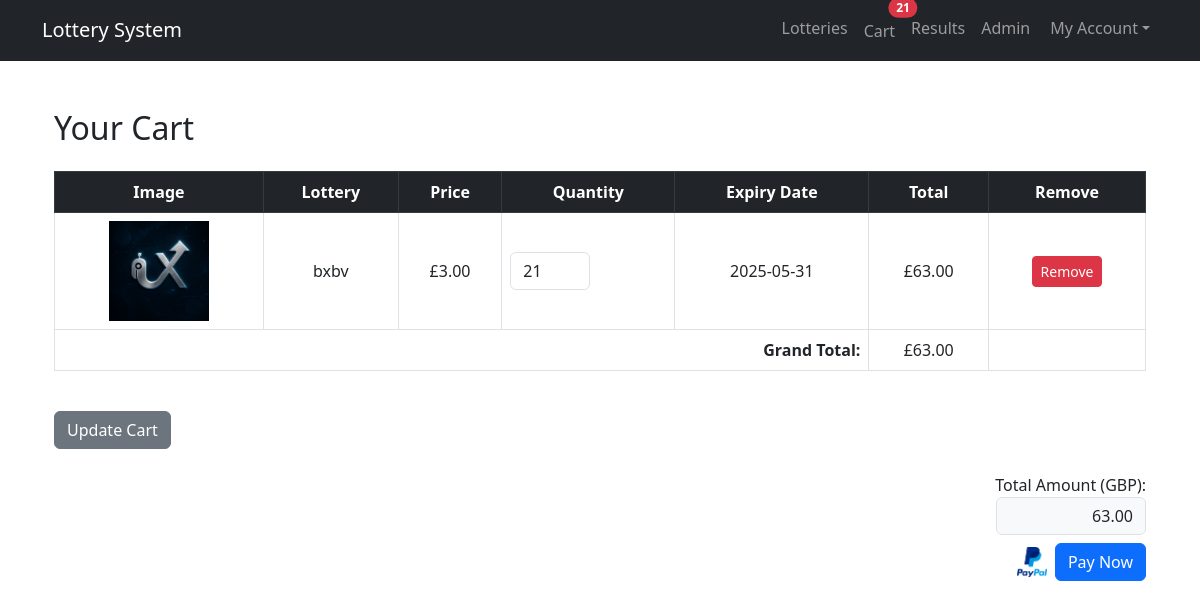
Page /view_cart.php (signed in) on the committed database.
### tables this page shows
CREATE TABLE `cart` (
  `id` int(11) NOT NULL,
  `user_id` int(11) NOT NULL,
  `lottery_id` int(11) NOT NULL,
  `price` decimal(10,2) NOT NULL,
  `quantity` int(11) NOT NULL,
  `expiry_date` date NOT NULL,
  `added_at` datetime DEFAULT current_timestamp()
);

CREATE TABLE `lotteries` (
  `id` int(11) NOT NULL,
  `title` varchar(255) NOT NULL,
  `description` text DEFAULT NULL,
  `photo` varchar(255) DEFAULT NULL,
  `price` decimal(15,2) DEFAULT 0.00,
  `winning_price` decimal(15,2) NOT NULL,
  `money_to_raise` decimal(15,2) NOT NULL,
  `total_raised` decimal(15,2) NOT NULL DEFAULT 0.00,
  `is_active` tinyint(1) NOT NULL DEFAULT 1,
  `expiry_date` date DEFAULT NULL,
  `created_at` timestamp NOT NULL DEFAULT current_timestamp()
);

### public/view_cart.php (the view, shortened to what this page needs)
<?php
include '../config/connection.php';
include '../includes/header.php';
$user_id = $_SESSION['user_id'];
if (!isset($order_saved) || !$order_saved) {
    $query = "SELECT c.*, l.title, l.photo, l.expiry_date, l.price as lottery_price FROM cart c
              JOIN lotteries l ON c.lottery_id = l.id
              WHERE c.user_id = ?";
    $stmt = $conn->prepare($query);
    $stmt->bind_param("i", $user_id);
    $stmt->execute();
    $result = $stmt->get_result();
    $cart_items = [];
    $total = 0;
    while ($row = $result->fetch_assoc()) {
        $cart_items[] = $row;
        $total += $row['lottery_price'] * $row['quantity'];
    }
}
?>
<div class="container mt-5">
    <h2 class="mb-4">Your Cart</h2>
    <?php if (isset($order_saved) && $order_saved): ?>
        <div class="alert alert-success font-semibold">Your payment was successful! Order has been placed.</div>
        <h4>Order Details:</h4>
        <table class="table table-bordered align-middle text-center">
            <thead class="table-dark">
                <tr>
                    <th>Lottery</th>
                    <th>Price</th>
                    <th>Quantity</th>
                    <th>Total</th>
                </tr>
            </thead>
            <tbody>
                <?php foreach ($cart_items as $item): ?>
                    <tr>
                        <td><?= htmlspecialchars($item['title']) ?></td>
                        <td>£<?= number_format($item['price'], 2) ?></td>
                        <td><?= $item['quantity'] ?></td>
                        <td>£<?= number_format($item['price'] * $item['quantity'], 2) ?></td>
                    </tr>
                <?php endforeach; ?>
            </tbody>
            <tfoot>
                <tr>
                    <td colspan="3" class="text-end"><strong>Grand Total:</strong></td>
                    <td>£<?= number_format($total, 2) ?></td>
                </tr>
            </tfoot>
        </table>
        <a href="index.php" class="btn btn-primary">Continue Shopping</a>
    <?php elseif (!empty($cart_items)): ?>
        <form method="post" action="update_cart.php">
            <div class="table-responsive">
                <table class="table table-bordered align-middle text-center">
                    <thead class="table-dark">
                        <tr>
                            <th>Image</th>
                            <th>Lottery</th>
                            <th>Price</th>
                            <th>Quantity</th>
                            <th>Expiry Date</th>
                            <th>Total</th>
                            <th>Remove</th>
                        </tr>
                    </thead>
                    <tbody id="cart-table">
                        <?php foreach ($cart_items as $item): ?>
                            <tr data-id="<?= $item['id'] ?>" data-price="<?= $item['price'] ?>">
                                <td>
                                    <img src="<?= $item['photo'] ? '../' . htmlspecialchars($item['photo']) : 'https://via.placeholder.com/100x80' ?>" style="width: 100px;" />
                                </td>
                                <td><?= htmlspecialchars($item['title']) ?></td>
                                <td>£<?= number_format($item['price'], 2) ?></td>
                                <td>
                                    <input type="number" name="quantities[<?= $item['id'] ?>]" class="form-control quantity-input" value="<?= $item['quantity'] ?>" min="1" style="width: 80px;" />
                                </td>
                                <td><?= htmlspecialchars($item['expiry_date']) ?></td>
                                <td class="item-total">£<?= number_format($item['price'] * $item['quantity'], 2) ?></td>
                                <td>
                                    <a href="remove_cart_item.php?id=<?= $item['id'] ?>" class="btn btn-danger btn-sm" onclick="return confirm('Remove this item?')">Remove</a>
                                </td>
                            </tr>
                        <?php endforeach; ?>
                    </tbody>
                    <tfoot>
                        <tr>
                            <td colspan="5" class="text-end"><strong>Grand Total:</strong></td>
                            <td id="grand-total">£<?= number_format($total, 2) ?></td>
                            <td></td>
                        </tr>
                    </tfoot>
                </table>
            </div>
            <div class="d-flex justify-content-start mt-4">
                <button type="submit" class="btn btn-secondary">Update Cart</button>
            </div>
        </form>
        <form id="paypalForm" action="https://www.paypal.com/cgi-bin/webscr" method="post" class="d-flex flex-column align-items-end mt-4">
            <label for="amount">Total Amount (GBP):</label>
            <input type="text" name="amount" id="amount" readonly class="form-control bg-light rounded" value="<?= number_format($total, 2) ?>" style="width: 150px; text-align:right;">
            <div class="mt-2 d-flex align-items-center gap-2">
                <img src="paypal.png" width="30px" alt="PayPal Icon">
                <input type="submit" class="btn btn-primary" value="Pay Now">
            </div>
        </form>
    <?php else: ?>
        <div class="alert alert-info">No cart items.</div>
    <?php endif; ?>
</div>
<?php include '../includes/footer.php'; ?>

### rows in the picture
cart: lottery.photo (picture), lottery.title "bxbv", price "3.00", quantity "21", lottery.expiry_date "2025-05-31", $item['price'] * $item['quantity'] "63.00"

### other values in the picture
$cart_count "21"
$total "63.00"
